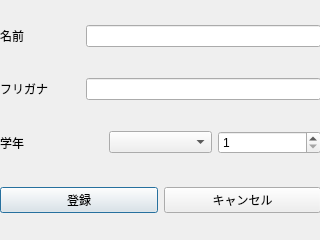
<?xml version="1.0" encoding="UTF-8"?>
<ui version="4.0">
 <class>Dialog</class>
 <widget class="QDialog" name="Dialog">
  <property name="geometry">
   <rect>
    <x>0</x>
    <y>0</y>
    <width>320</width>
    <height>240</height>
   </rect>
  </property>
  <property name="windowTitle">
   <string>Dialog</string>
  </property>
  <widget class="QWidget" name="gridLayoutWidget">
   <property name="geometry">
    <rect>
     <x>0</x>
     <y>180</y>
     <width>321</width>
     <height>41</height>
    </rect>
   </property>
   <layout class="QHBoxLayout" name="horizontalLayout_5">
    <item>
     <widget class="QPushButton" name="subEnrollButton">
      <property name="text">
       <string>登録</string>
      </property>
     </widget>
    </item>
    <item>
     <widget class="QPushButton" name="subCancelButton">
      <property name="text">
       <string>キャンセル</string>
      </property>
     </widget>
    </item>
   </layout>
  </widget>
  <widget class="QWidget" name="verticalLayoutWidget">
   <property name="geometry">
    <rect>
     <x>0</x>
     <y>0</y>
     <width>321</width>
     <height>181</height>
    </rect>
   </property>
   <layout class="QVBoxLayout" name="verticalLayout">
    <item>
     <layout class="QHBoxLayout" name="horizontalLayout_2">
      <item>
       <widget class="QLabel" name="nameLabel">
        <property name="minimumSize">
         <size>
          <width>80</width>
          <height>0</height>
         </size>
        </property>
        <property name="text">
         <string>名前</string>
        </property>
        <property name="margin">
         <number>8</number>
        </property>
       </widget>
      </item>
      <item>
       <widget class="QLineEdit" name="nameZLineEdit"/>
      </item>
     </layout>
    </item>
    <item>
     <layout class="QHBoxLayout" name="horizontalLayout_3">
      <item>
       <widget class="QLabel" name="furiLabel">
        <property name="minimumSize">
         <size>
          <width>80</width>
          <height>0</height>
         </size>
        </property>
        <property name="text">
         <string>フリガナ</string>
        </property>
        <property name="margin">
         <number>8</number>
        </property>
       </widget>
      </item>
      <item>
       <widget class="QLineEdit" name="furiLineEdit"/>
      </item>
     </layout>
    </item>
    <item>
     <layout class="QHBoxLayout" name="horizontalLayout_4">
      <item>
       <widget class="QLabel" name="classLabel">
        <property name="minimumSize">
         <size>
          <width>80</width>
          <height>0</height>
         </size>
        </property>
        <property name="maximumSize">
         <size>
          <width>16777215</width>
          <height>16777215</height>
         </size>
        </property>
        <property name="text">
         <string>学年</string>
        </property>
        <property name="margin">
         <number>8</number>
        </property>
       </widget>
      </item>
      <item>
       <widget class="QComboBox" name="classComboBox">
        <property name="currentText">
         <string notr="true"/>
        </property>
        <property name="iconSize">
         <size>
          <width>16</width>
          <height>16</height>
         </size>
        </property>
       </widget>
      </item>
      <item>
       <widget class="QSpinBox" name="classSpinBox">
        <property name="minimum">
         <number>1</number>
        </property>
        <property name="maximum">
         <number>6</number>
        </property>
       </widget>
      </item>
     </layout>
    </item>
   </layout>
  </widget>
 </widget>
 <resources/>
 <connections/>
</ui>
